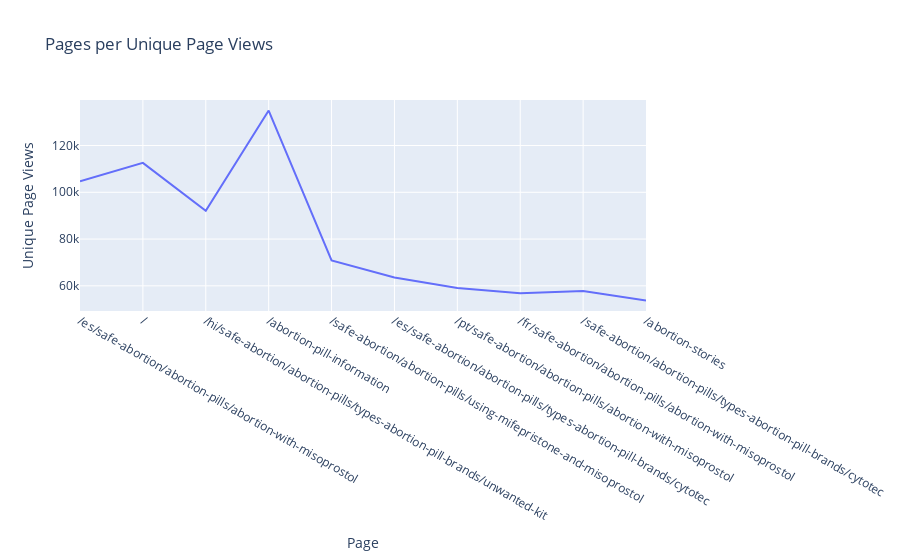

Notebook code for this chart:
### Markdown cell above
From the graph, we can deduce that the **"/abortion-pill-information"** page is the most common website page being sought after.

### Code cell
# Create a line chart
fig = px.line(gadr_page_visits, x="Page", y="Unique Page Views", title="Pages per Unique Page Views", orientation= 'h')

# Show the chart
fig.show()

### Figure 1 — Plotly figure (JSON) as saved in the notebook; plotly's stock layout.template omitted (floating-point values rounded to 4 significant figures)
{"data": [{"hovertemplate": "Page=%{x}<br>Unique Page Views=%{y}<extra></extra>", "legendgroup": "", "line": {"color": "#636efa", "dash": "solid"}, "marker": {"symbol": "circle"}, "mode": "lines", "name": "", "orientation": "h", "showlegend": false, "type": "scatter", "x": ["/es/safe-abortion/abortion-pills/abortion-with-misoprostol", "/", "/hi/safe-abortion/abortion-pills/types-abortion-pill-brands/unwanted-kit", "/abortion-pill-information", "/safe-abortion/abortion-pills/using-mifepristone-and-misoprostol", "/es/safe-abortion/abortion-pills/types-abortion-pill-brands/cytotec", "/pt/safe-abortion/abortion-pills/abortion-with-misoprostol", "/fr/safe-abortion/abortion-pills/abortion-with-misoprostol", "/safe-abortion/abortion-pills/types-abortion-pill-brands/cytotec", "/abortion-stories"], "xaxis": "x", "y": [104666, 112562, 92092, 134952, 70847, 63550, 59049, 56786, 57769, 53746], "yaxis": "y"}], "layout": {"legend": {"tracegroupgap": 0}, "title": {"text": "Pages per Unique Page Views"}, "xaxis": {"anchor": "y", "domain": [0, 1], "title": {"text": "Page"}}, "yaxis": {"anchor": "x", "domain": [0, 1], "title": {"text": "Unique Page Views"}}}}
